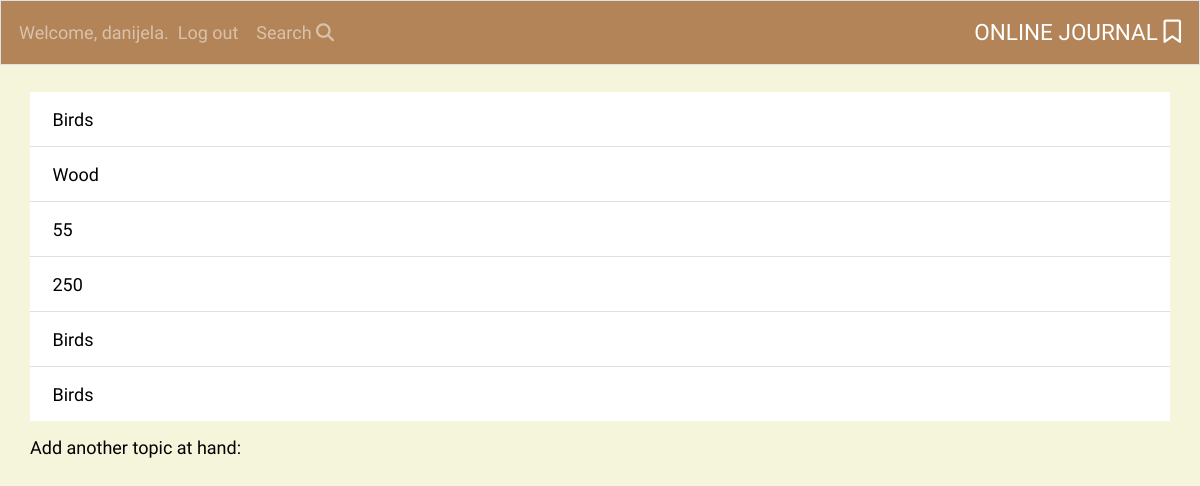
The app's page /topics/ (signed in) with its own data.
### learning_logs/models.py (models this page shows)
class Topic(models.Model):
    text = models.CharField(max_length=200)
    date_added = models.DateTimeField(auto_now_add=True)
    def __str__(self):
        return self.text

### learning_logs/views.py (the view)
# urls.py: path('topics/', views.topics, name='topics'),
@login_required
def topics(request):
    topics = Topic.objects.order_by('date_added')
    context = {'topics': topics}
    return render(request, 'learning_logs/topics.html', context)

### learning_logs/templates/learning_logs/topics.html (shortened to what this page needs)
{% extends "learning_logs/base.html" %}
{% block content %}
<ul class="topics-list list-group list-group-flush">
    {% for topic in topics %}
    <li  class="list-group-item">
        <a href="{% url 'learning_logs:topic' topic.id %}">{{ topic }}</a>
    </li>
    {% empty %}
    <li  class="list-group-item" >There are no entries yet.</li>
    {% endfor %}
</ul>
<h2><a class="add-topic" href="{% url 'learning_logs:new_topic' %}">Add another topic at hand:</a></h2>
{% endblock content %}

### learning_logs/templates/learning_logs/base.html (shortened to what this page needs)
{% load bootstrap4 %}
{% load static %}
<!DOCTYPE html>
<html lang="en">
<head>
  <link rel="stylesheet" href="https://cdn.jsdelivr.net/npm/bootstrap@4.6.2/dist/css/bootstrap.min.css"
>
  <link rel="stylesheet" href="{% static 'css/styles.css' %}" type="text/css" />
</head>
<body>
  <nav class="navbar navbar-expand-md mb-4 border navbar-dark">
    <div class="collapse navbar-collapse" id="navbarTogglerDemo01">
      <ul class="navbar-nav">
        {% if user.is_authenticated %}
        <li class="nav-item">
          <span class="navbar-text">Welcome, {{ user.username }}.</span>
        </li>
        <li class="nav-item">
          <a class="nav-link" href="{% url 'users:logout' %}">Log out</a>
        </li>
        {% else %}
        <li class="nav-item">
          <a class="nav-link" href="{% url 'users:login' %}">Log in</a></li>
        </li>
        <li class="nav-item">
          <a class="nav-link" href="{% url 'users:register' %}">Register</a>
        {% endif %}
      </ul>
      <ul class="navbar-nav">
        <li class="nav-item">
          <a class="nav-link" href="{% url 'learning_logs:topics'%}">
            Search <i class="fa-solid fa-magnifying-glass"></i></a></li>
      </ul>
    </div>
    <a class="navbar-brand mx-auto" href="{% url 'learning_logs:index'%}">
      Online Journal <i class="bookmark fa-regular fa-bookmark"></i></a>
  </nav>
  <main role="main" class="container">
    <div>
      {% block content %} {% endblock content%}
    </div>
  </main>
</body>
</html>

### learning_logs/static/css/styles.css (style rules this page uses)
* { font-family: 'Sura', sans-serif; font-size: large; }
body { background-color: beige; }
.navbar { background-color:rgba(158, 94, 42, 0.747); }
.navbar-brand { color: rgb(255 255 255); text-transform: uppercase; }
.bookmark { font-size: 1.3rem; }
.nav-item, .nav-link { color: rgb(255 255 255); }
.list-group-item a { color: black; }
main.container { padding: 0; }
.add-topic { color: black; }

### records on screen
Topic: text "Birds"
Topic: text "Wood"
Topic: text "55"
Topic: text "250"
Topic: text "Birds"
Topic: text "Birds"

### other values on screen
{{ user.username }} "danijela"
